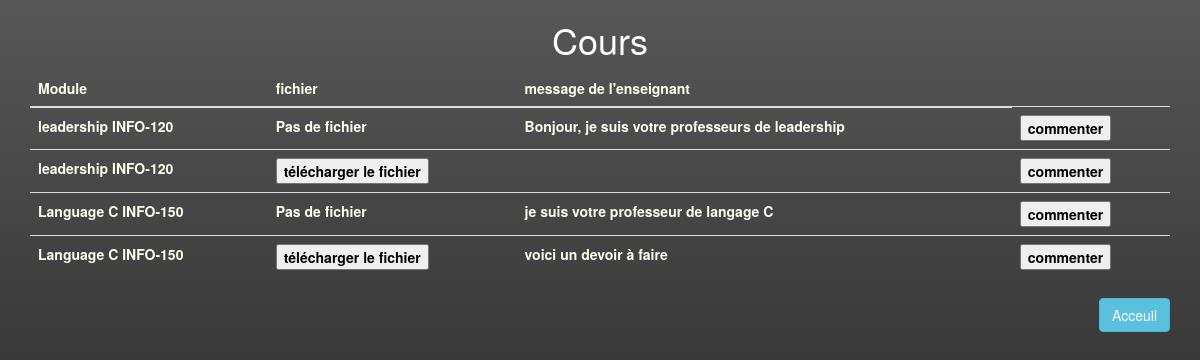
Screenshot of /liste_cours_etu.php (signed in) with the database file from the repository.
### tables this page shows
CREATE TABLE `module` (
  `id_module` int(11) NOT NULL,
  `nom_module` varchar(255) DEFAULT NULL,
  `id_prof` int(11) DEFAULT NULL
);

CREATE TABLE `cours` (
  `id_cours` int(11) NOT NULL,
  `id_module` int(11) DEFAULT NULL,
  `fichier` varchar(255) DEFAULT NULL,
  `message_prof` varchar(255) DEFAULT NULL
);

### liste_cours_etu.php (the view, shortened to what this page needs)
<!DOCTYPE html>
<html lang="en">
<head>
    <link rel="stylesheet" href="CSS/bootstrap.min.css">
    <link rel="stylesheet" href="CSS/bootstrap.min.js">
    <link rel="stylesheet" href="CSS/liste_cours_etu.css">
</head>
<body>
    <div class="container">
        <div class="mb-3">
                <center><h1 style='color:white'>Cours</h1>
            <table class="table">
                <thead>
                    <tr>
                        <th>Module</th>
                        <th>fichier</th>
                        <th>message de l'enseignant</th>
                    </tr>
                </thead>
                <tbody>
                <?php
                    include("fonction.php");
                    $recup_liste=$conn->prepare("SELECT id_cours, id_module,fichier, message_prof FROM cours ");
                    $recup_liste->execute();
                    while($data_recup=$recup_liste->fetch()){
                        $id_cours=$data_recup['id_cours'];
                        $id_module=$data_recup['id_module'];
                        $fichier=$data_recup['fichier'];
                        $message_prof=$data_recup['message_prof'];
                        $recup_module=$conn->prepare("SELECT nom_module FROM module WHERE id_module='$id_module'");
                        $recup_module->execute();
                        while($data_module=$recup_module->fetch()){
                            $nom_module=$data_module['nom_module'];
                ?>
                    <tr>
                        <th><?php echo $nom_module,' INFO-',$id_module ?></th>
                        <th>
                            <?php
                                if(isset($fichier)){
                                    echo "<form action='download.php?file=$fichier' method='post'>
                                    <input type='submit' name='submit' value='télécharger le fichier' style='color:black'>
                                </form>";
                                }else{
                                    echo " Pas de fichier  ";
                                }
                            ?>
                        </th>
                        <th><?php echo $message_prof ?></th>
                        <th><form action="commentaire_etu.php?id_cours=<?php echo $id_cours ?>" method="post">
                            <input type="submit" name="commenter" value="commenter" style='color:black'>
                        </form></th>
                    </tr>
                    <?php } } ?>
                </tbody>
            </table>
            </center>
            <h2><a href="page_etu.php" class="btn btn-info">Acceuil</a></h2>
        </div>
    </div>
</body>
</html>

### CSS/liste_cours_etu.css (style rules this page uses)
body,html { width: 100%; height: 100%; background-image: linear-gradient(180deg, #575758, #141414); }
.btn-info { float: right; }
th,td { color: ivory; }

### rows the page displays
cours: id_module "120", message_prof "Bonjour, je suis votre professeurs de leadership"
module: nom_module "leadership", shows "Pas de fichier"
cours: id_module "120"
cours: id_module "150", message_prof "je suis votre professeur de langage C"
module: nom_module "Language C", shows "Pas de fichier"
cours: id_module "150", message_prof "voici un devoir à faire"
